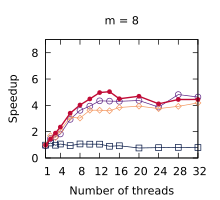

This chart was generated by the following gnuplot code:
set title "m = 8"
set terminal pdf size 2.2,2.0
set output "./results/LUD_n___512,_m___8.pdf"
set key off
set xrange [1:32]
set xtics (1, 4, 8, 12, 16, 20, 24, 28, 32)
set xlabel "Number of threads"
set yrange [0:9]
set ytics (0, 2, 4, 6, 8)
set ylabel "Speedup"
plot './results/LUD_n___512,_m___8.dat' using 1:2 title "Work stealing" pointsize 0.7 lw 1 pt 6 linecolor rgb "#5B2182" with linespoints, \
  './results/LUD_n___512,_m___8.dat' using 1:3 title "OpenMP (loops)" pointsize 0.7 lw 1 pt 4 linecolor rgb "#001240" with linespoints, \
  './results/LUD_n___512,_m___8.dat' using 1:4 title "OpenMP (tasks)" pointsize 0.7 lw 1 pt 12 linecolor rgb "#F3965E" with linespoints, \
  './results/LUD_n___512,_m___8.dat' using 1:5 title "Work assisting (our)" pointsize 0.4 lw 2 pt 7 linecolor rgb "#C00A35" with linespoints
